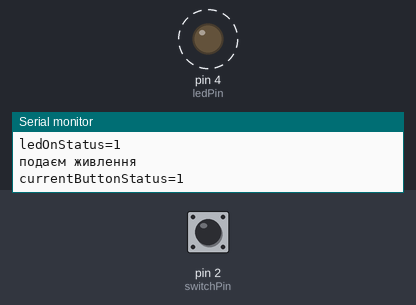
This sketch was run on a simulated Arduino Uno, built with avr-gcc and run on an emulated ATmega328P. Parts: output pins drawn as LEDs (lit = HIGH), the last lines printed to the serial monitor. Dashed ring = blinking. The inputs (shaded band) are chosen by the test bench; at power-on: pin 2 (switchPin) HIGH.

Above: at 1.25 s.
1.3 s: pin 2 (switchPin) pulled LOW for 3.2 s
6.2 s: pin 2 (switchPin) pulled LOW for 0.15 s
9.3 s: pin 2 (switchPin) pulled LOW for 1 s
13.3 s: pin 2 (switchPin) driven LOW
At 14.5 s:
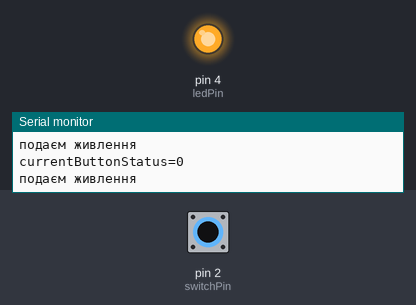
16.3 s: pin 2 (switchPin) driven HIGH
At 16.61 s:
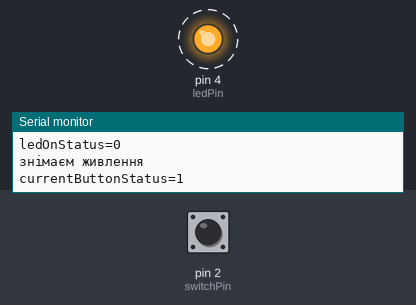
19.3 s: pin 2 (switchPin) pulsed LOW 2 times (0.12 s each, 0.3 s apart)
Timing chart, 0 to 23.9 s (numbered marks = the images above; inputs shaded):
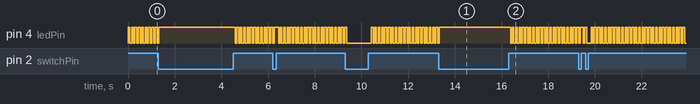

Measured:
- after the input at 13.3 s, pin 4 (ledPin): goes on until 13.3 s, then stays HIGH
- after the input at 16.3 s, pin 4 (ledPin): alternates HIGH for 0.07 s and LOW for 0.07 s, starting after 0.09 s
- by itself, pin 4 (ledPin): repeats every 0.15 s: LOW 0.07 s, HIGH 0.07 s

The sketch:

ButtonWithoutDebouncePullDown.ino
```cpp
// ініціалізація змінних з номером піна
unsigned int switchPin = 2;
unsigned int ledPin = 4;

// створення змінних для запам'ятовування статусу
boolean ledOnStatus = false;
// низьке по замовчуванню при пулдаун підключенні
boolean lastButtonStatus = LOW;

void setup() {
    pinMode(ledPin, OUTPUT);
    pinMode(switchPin, INPUT);
    Serial.begin(9600);
}

void loop() {
    // вичитуємо статус кнопки
    boolean currentButtonStatus = digitalRead(switchPin);
    Serial.print("currentButtonStatus=");
    Serial.println(currentButtonStatus);
    // якщо не статус не рівний попередньому
    if (lastButtonStatus != currentButtonStatus) {
        // то робимо інверсію статусу світлодіода
        ledOnStatus = !ledOnStatus;
        Serial.print("ledOnStatus=");
        Serial.println(ledOnStatus);
    }
    // якщо статус == true
    if (ledOnStatus) {
        // то подаєм живлення
        Serial.println("подаєм живлення");
        digitalWrite(ledPin, HIGH);
    } else {
        // інакше знімаєм живлення
        Serial.println("знімаєм живлення");
        digitalWrite(ledPin, LOW);
    }

}
```
